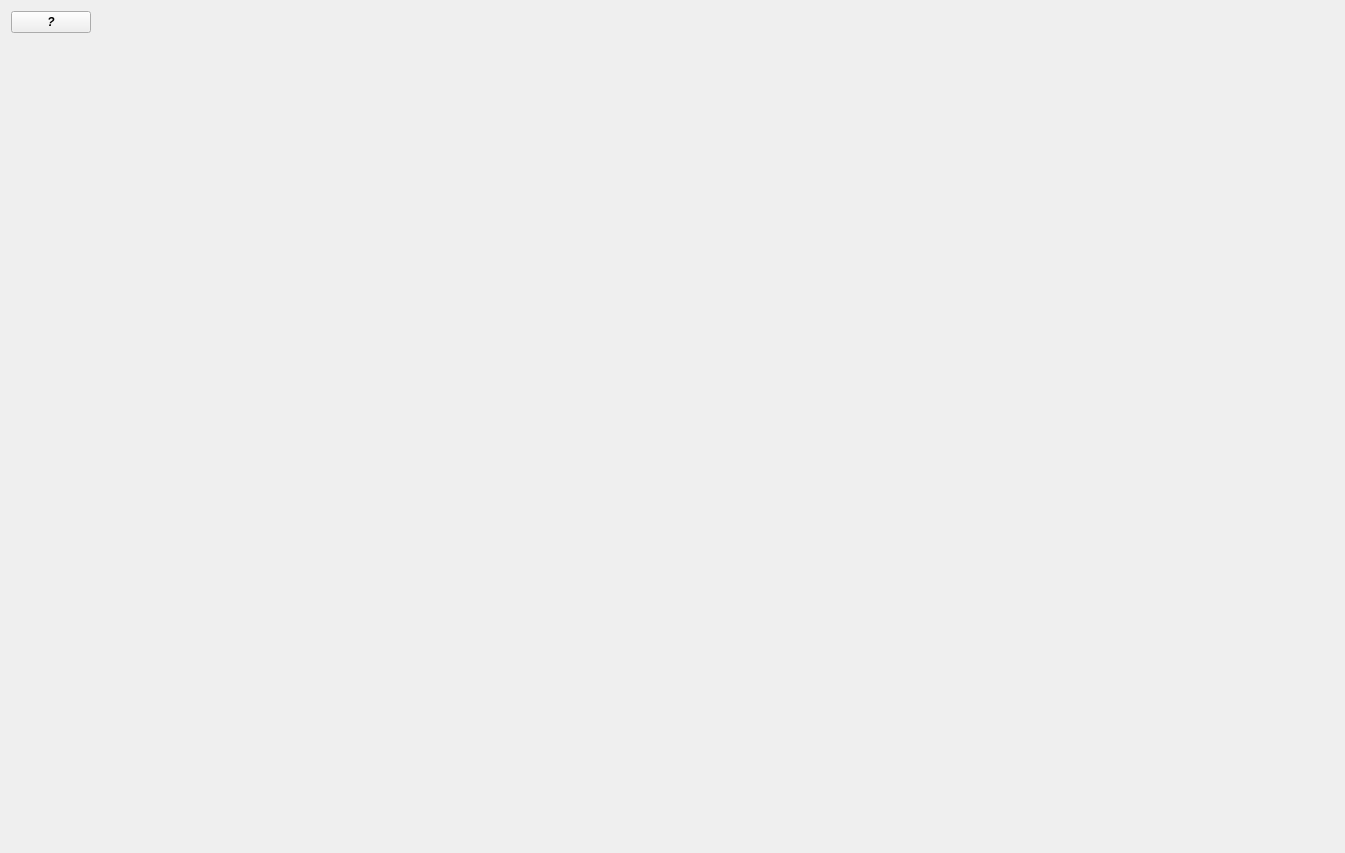
<?xml version="1.0" encoding="UTF-8"?>
<ui version="4.0">
 <class>Tab_App</class>
 <widget class="QWidget" name="Tab_App">
  <property name="geometry">
   <rect>
    <x>0</x>
    <y>0</y>
    <width>1345</width>
    <height>853</height>
   </rect>
  </property>
  <property name="windowTitle">
   <string>Form</string>
  </property>
  <layout class="QVBoxLayout" name="verticalLayout">
   <item>
    <widget class="QFrame" name="frame_info">
     <property name="sizePolicy">
      <sizepolicy hsizetype="Preferred" vsizetype="Fixed">
       <horstretch>0</horstretch>
       <verstretch>0</verstretch>
      </sizepolicy>
     </property>
     <property name="frameShape">
      <enum>QFrame::NoFrame</enum>
     </property>
     <property name="frameShadow">
      <enum>QFrame::Raised</enum>
     </property>
     <layout class="QHBoxLayout" name="horizontalLayout">
      <property name="leftMargin">
       <number>0</number>
      </property>
      <property name="topMargin">
       <number>0</number>
      </property>
      <property name="rightMargin">
       <number>0</number>
      </property>
      <property name="bottomMargin">
       <number>0</number>
      </property>
      <item>
       <widget class="QPushButton" name="pb_info">
        <property name="sizePolicy">
         <sizepolicy hsizetype="Fixed" vsizetype="Fixed">
          <horstretch>0</horstretch>
          <verstretch>0</verstretch>
         </sizepolicy>
        </property>
        <property name="font">
         <font>
          <italic>true</italic>
          <bold>true</bold>
         </font>
        </property>
        <property name="text">
         <string>?</string>
        </property>
       </widget>
      </item>
      <item>
       <spacer name="horizontalSpacer">
        <property name="orientation">
         <enum>Qt::Horizontal</enum>
        </property>
        <property name="sizeHint" stdset="0">
         <size>
          <width>1238</width>
          <height>20</height>
         </size>
        </property>
       </spacer>
      </item>
     </layout>
    </widget>
   </item>
   <item>
    <widget class="Wid_Search_for" name="Wid_Search_for" native="true">
     <property name="sizePolicy">
      <sizepolicy hsizetype="Preferred" vsizetype="Fixed">
       <horstretch>0</horstretch>
       <verstretch>0</verstretch>
      </sizepolicy>
     </property>
    </widget>
   </item>
   <item>
    <widget class="Wid_Table_for_디자인관리" name="Wid_Table" native="true"/>
   </item>
  </layout>
 </widget>
 <customwidgets>
  <customwidget>
   <class>Wid_Search_for</class>
   <extends>QWidget</extends>
   <header>modules.PyQt.Tabs.디자인관리.components.Wid_search_for_디자인관리</header>
   <container>1</container>
  </customwidget>
  <customwidget>
   <class>Wid_Table_for_디자인관리</class>
   <extends>QWidget</extends>
   <header>modules.PyQt.Tabs.디자인관리.tables.table_디자인관리_디자인관리</header>
   <container>1</container>
  </customwidget>
 </customwidgets>
 <resources/>
 <connections/>
</ui>
